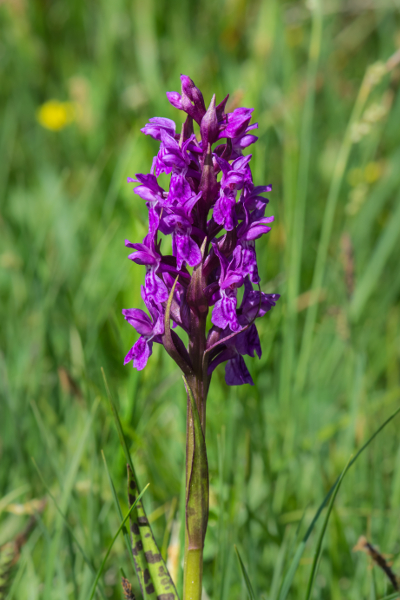
#> input picture 001_read_display_image/Dactylorhiza_majalis_Spechtensee_small.JPG, 400 x 600 px
$ python read_display_matplotlib.py
#> lines starting #> are read from the running program, lines starting #| are printed output that depends on the picture
import numpy as np
import cv2
from matplotlib import pyplot as plt

img = cv2.imread('Dactylorhiza_majalis_Spechtensee_small.JPG')
#> img is the input picture: shape (600, 400, 3); mean B, G, R 66.9, 121.7, 101.5

# encoding is different (BGR) than what is expected by matplotlib (RGB)
b,g,r = cv2.split(img)
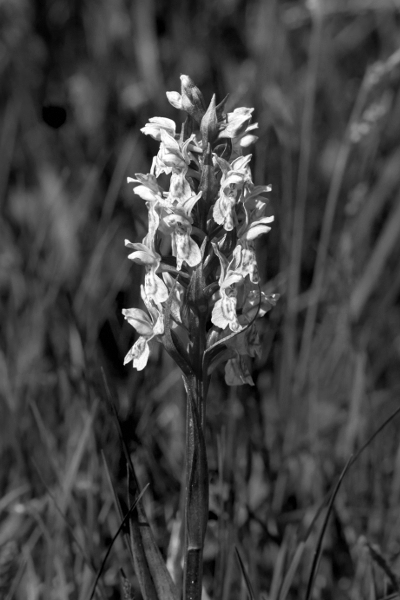
#> b: shape (600, 400); min 0, max 255, mean 66.9
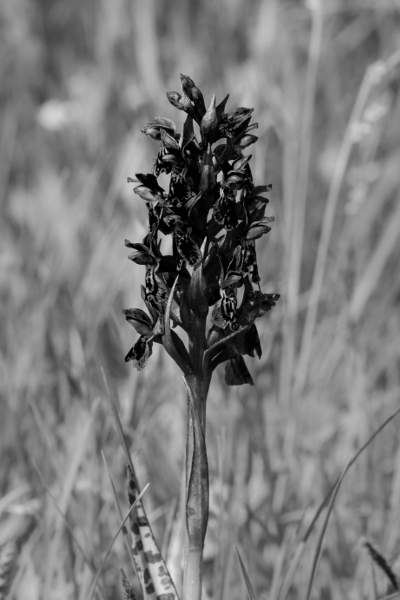
#> g: shape (600, 400); min 0, max 231, mean 121.7
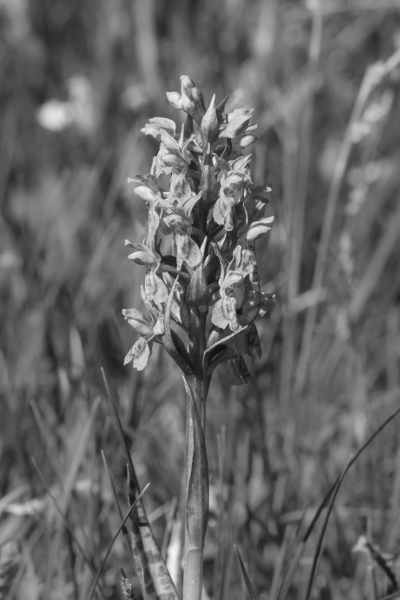
#> r: shape (600, 400); min 13, max 245, mean 101.5
img2 = cv2.merge([r,g,b])

# plot using matplotlib
plt.imshow(img2, cmap = 'gray', interpolation = 'bicubic')
plt.xticks([]), plt.yticks([]) # hides tick values on X & Y axes
plt.show()
